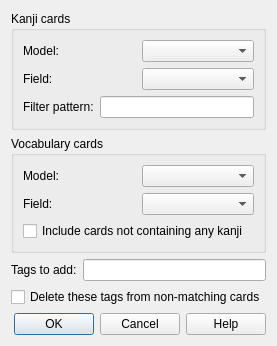
<?xml version="1.0" encoding="UTF-8"?>
<ui version="4.0">
 <class>KanjiVocabDialog</class>
 <widget class="QDialog" name="KanjiVocabDialog">
  <property name="windowTitle">
   <string>Tag vocabulary cards based on kanji</string>
  </property>
  <property name="modal">
   <bool>true</bool>
  </property>
  <layout class="QVBoxLayout" name="verticalLayout_3">
   <item>
    <widget class="QGroupBox" name="kanjiGroupBox">
     <property name="title">
      <string>Kanji cards</string>
     </property>
     <layout class="QVBoxLayout" name="verticalLayout_6">
      <item>
       <layout class="QHBoxLayout" name="kanjiModelLayout">
        <item>
         <widget class="QLabel" name="kanjiModelLabel">
          <property name="font">
           <font>
            <weight>50</weight>
            <bold>false</bold>
           </font>
          </property>
          <property name="text">
           <string>Model:</string>
          </property>
         </widget>
        </item>
        <item>
         <widget class="QComboBox" name="kanjiModelCombo"/>
        </item>
       </layout>
      </item>
      <item>
       <layout class="QHBoxLayout" name="kanjiFieldLayout">
        <item>
         <widget class="QLabel" name="kanjiFieldLabel">
          <property name="font">
           <font>
            <weight>50</weight>
            <bold>false</bold>
           </font>
          </property>
          <property name="text">
           <string>Field:</string>
          </property>
         </widget>
        </item>
        <item>
         <widget class="QComboBox" name="kanjiFieldCombo"/>
        </item>
       </layout>
      </item>
      <item>
       <layout class="QHBoxLayout" name="kanjiFilterLayout">
        <item>
         <widget class="QLabel" name="kanjiFilterLabel">
          <property name="font">
           <font>
            <weight>50</weight>
            <bold>false</bold>
           </font>
          </property>
          <property name="text">
           <string>Filter pattern:</string>
          </property>
         </widget>
        </item>
        <item>
         <widget class="QLineEdit" name="kanjiFilterLineEdit"/>
        </item>
       </layout>
      </item>
     </layout>
    </widget>
   </item>
   <item>
    <widget class="QGroupBox" name="vocabGroupBox">
     <property name="title">
      <string>Vocabulary cards</string>
     </property>
     <layout class="QVBoxLayout" name="verticalLayout_2">
      <item>
       <layout class="QHBoxLayout" name="vocabModelLayout">
        <item>
         <widget class="QLabel" name="vocabModelLabel">
          <property name="font">
           <font>
            <weight>50</weight>
            <bold>false</bold>
           </font>
          </property>
          <property name="text">
           <string>Model:</string>
          </property>
         </widget>
        </item>
        <item>
         <widget class="QComboBox" name="vocabModelCombo"/>
        </item>
       </layout>
      </item>
      <item>
       <layout class="QHBoxLayout" name="vocabFieldLayout">
        <item>
         <widget class="QLabel" name="vocabFieldLabel">
          <property name="font">
           <font>
            <weight>50</weight>
            <bold>false</bold>
           </font>
          </property>
          <property name="text">
           <string>Field:</string>
          </property>
         </widget>
        </item>
        <item>
         <widget class="QComboBox" name="vocabFieldCombo"/>
        </item>
       </layout>
      </item>
      <item>
       <widget class="QCheckBox" name="includeNonKanjiCheckBox">
        <property name="text">
         <string>Include cards not containing any kanji</string>
        </property>
       </widget>
      </item>
     </layout>
    </widget>
   </item>
   <item>
    <layout class="QHBoxLayout" name="tagsLayout">
     <item>
      <widget class="QLabel" name="tagsLabel">
       <property name="font">
        <font>
         <weight>50</weight>
         <bold>false</bold>
        </font>
       </property>
       <property name="text">
        <string>Tags to add:</string>
       </property>
      </widget>
     </item>
     <item>
      <widget class="QLineEdit" name="tagsLineEdit"/>
     </item>
    </layout>
   </item>
   <item>
    <widget class="QCheckBox" name="deleteTagsCheckBox">
     <property name="text">
      <string>Delete these tags from non-matching cards</string>
     </property>
    </widget>
   </item>
   <item>
    <widget class="QDialogButtonBox" name="buttonBox">
     <property name="orientation">
      <enum>Qt::Horizontal</enum>
     </property>
     <property name="standardButtons">
      <set>QDialogButtonBox::Cancel|QDialogButtonBox::Help|QDialogButtonBox::Ok</set>
     </property>
    </widget>
   </item>
  </layout>
 </widget>
 <resources/>
 <connections>
  <connection>
   <sender>buttonBox</sender>
   <signal>accepted()</signal>
   <receiver>KanjiVocabDialog</receiver>
   <slot>accept()</slot>
   <hints>
    <hint type="sourcelabel">
     <x>257</x>
     <y>178</y>
    </hint>
    <hint type="destinationlabel">
     <x>157</x>
     <y>274</y>
    </hint>
   </hints>
  </connection>
  <connection>
   <sender>buttonBox</sender>
   <signal>rejected()</signal>
   <receiver>KanjiVocabDialog</receiver>
   <slot>reject()</slot>
   <hints>
    <hint type="sourcelabel">
     <x>288</x>
     <y>178</y>
    </hint>
    <hint type="destinationlabel">
     <x>286</x>
     <y>274</y>
    </hint>
   </hints>
  </connection>
 </connections>
</ui>
